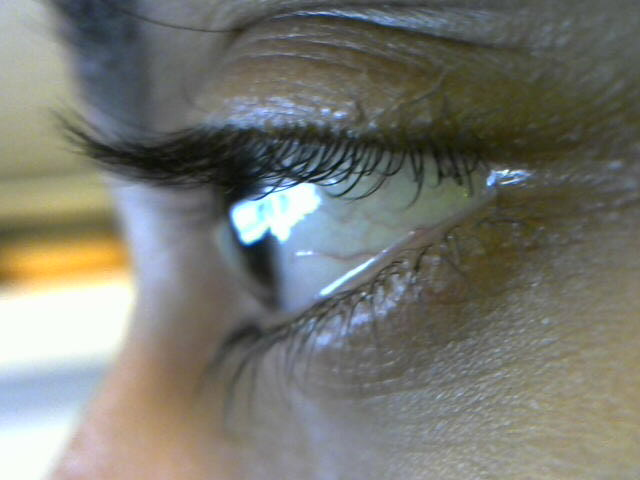
#> input picture attempts/image.jpg, 640 x 480 px, given in place of the camera
$ python backup.py
#> lines starting #> are read from the running program, lines starting #| are printed output that depends on the picture; after the words box and inside, x2 and y2 are one past the last pixel; in counts of white or black regions, pixels touching at a corner belong together
# import the necessary packages
from imutils.video import VideoStream
import datetime
import argparse
import imutils
import time
import cv2
import numpy as np
import scipy
from scipy import ndimage

# construct the argument parse and parse the arguments
ap = argparse.ArgumentParser()
ap.add_argument("-p", "--picamera", type=int, default=-1,
	help="whether or not the Raspberry Pi camera should be used")
args = vars(ap.parse_args())

# initialize the video stream and allow the cammera sensor to warmup
vs = VideoStream(usePiCamera=args["picamera"] > 0).start()
time.sleep(2.0)

start_time = time.time()

while(True):
    elapsed_time = time.time() - start_time
    elap = time.strftime("%H:%M:%S", time.gmtime(elapsed_time))

    onset = time.time()

    # grab the frame from the threaded video stream and resize it
    # to have a maximum width of 400 pixels
    frame = vs.read()
#> frame is the input picture: shape (480, 640, 3); mean B, G, R 113.3, 120.8, 119.9
    frame = imutils.resize(frame, width=400)
#> frame: shape (300, 400, 3)

    # draw the timestamp on the frame
    timestamp = datetime.datetime.now()
    ts = timestamp.strftime("%A %d %B %Y %I:%M:%S%p")
    cv2.putText(frame, ts, (10, frame.shape[0] - 10), cv2.FONT_HERSHEY_SIMPLEX,
		0.35, (0, 0, 255), 1)
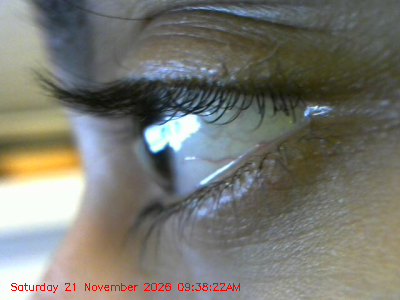
#> frame: shape (300, 400, 3); mean B, G, R 112.6, 120.1, 120.3

    roi = frame[70:360, 300:640]
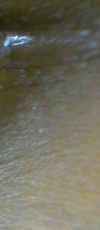
#> roi: shape (230, 100, 3); mean B, G, R 93.2, 108.9, 110.5

    gray = cv2.cvtColor(roi, cv2.COLOR_BGR2GRAY)
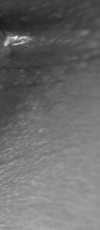
#> gray: shape (230, 100); min 27, max 237, mean 107.6
    ret, thresh_img = cv2.threshold(gray,200,255,cv2.THRESH_BINARY)
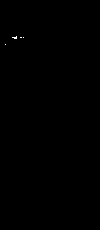
#> thresh_img: shape (230, 100); 0.06% white in thin lines or dots, all inside (x1, y1, x2, y2) = (5, 36, 24, 45)

    clahe = cv2.createCLAHE(clipLimit=5.0, tileGridSize=(4,4))
    hist = clahe.apply(gray)
    blur = cv2.bilateralFilter(hist,9,75,75)
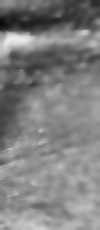
#> blur: shape (230, 100); min 10, max 234, mean 128.1
    edges = cv2.Canny(blur,200,220)
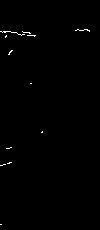
#> edges: shape (230, 100); 0.44% white in thin lines or dots, all inside (x1, y1, x2, y2) = (0, 29, 90, 225)

    status = "eyes closed"

    contours1 =  cv2.findContours(edges,cv2.RETR_TREE,cv2.CHAIN_APPROX_SIMPLE)[-2]
#> contours1 = 12 contours, all with area under 20
    for c in contours1:
        if cv2.contourArea(c) > 9:
            status = "eyes OPEN"
            death = time.time()
            M = cv2.moments(c)
            cX = int(M["m10"] / M["m00"])
            cY = int(M["m01"] / M["m00"])

            cv2.drawContours(gray, [c], -1, 0, 2)
            cv2.circle(gray, (cX, cY), 7, 0, -1)

            contours2 =  cv2.findContours(thresh_img,cv2.RETR_TREE,cv2.CHAIN_APPROX_SIMPLE)[-2]
            for c in contours2:
                cv2.drawContours(roi, [c], -1, (255,255,255), -1)
#> this loop made 12 passes

    new = roi[0:360-70, 0:640-360]

    cv2.putText(img = frame,
        text = 'elapsed time: {}'.format(elap),
        org = (10,20),
        fontFace = cv2.FONT_HERSHEY_DUPLEX,
        fontScale = 0.5,
        color = (0, 255, 0))

    cv2.putText(img = frame,
        text = 'status: {}'.format(status),
        org = (10,40),
        fontFace = cv2.FONT_HERSHEY_DUPLEX,
        fontScale = 0.5,
        color = (0, 255, 0))
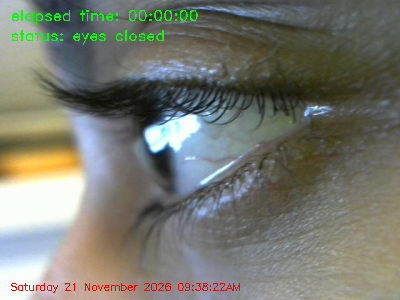
#> frame: shape (300, 400, 3); mean B, G, R 111.6, 121.4, 119.4

#> (the run stopped early here; a loop or call above may not have finished)
